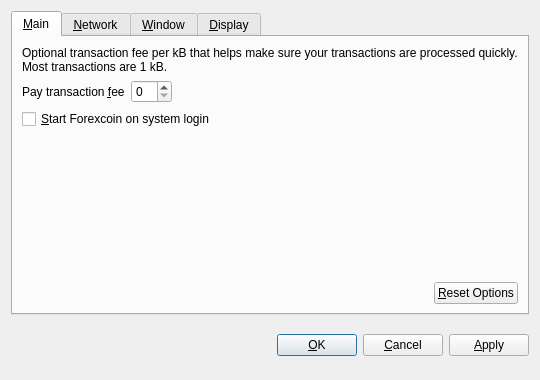
<?xml version="1.0" encoding="UTF-8"?>
<ui version="4.0">
 <class>OptionsDialog</class>
 <widget class="QDialog" name="OptionsDialog">
  <property name="geometry">
   <rect>
    <x>0</x>
    <y>0</y>
    <width>540</width>
    <height>380</height>
   </rect>
  </property>
  <property name="windowTitle">
   <string>Options</string>
  </property>
  <property name="modal">
   <bool>true</bool>
  </property>
  <layout class="QVBoxLayout" name="verticalLayout">
   <item>
    <widget class="QTabWidget" name="tabWidget">
     <property name="tabPosition">
      <enum>QTabWidget::North</enum>
     </property>
     <property name="currentIndex">
      <number>0</number>
     </property>
     <widget class="QWidget" name="tabMain">
      <attribute name="title">
       <string>&amp;Main</string>
      </attribute>
      <layout class="QVBoxLayout" name="verticalLayout_Main">
       <item>
        <widget class="QLabel" name="transactionFeeInfoLabel">
         <property name="text">
          <string>Optional transaction fee per kB that helps make sure your transactions are processed quickly. Most transactions are 1 kB.</string>
         </property>
         <property name="textFormat">
          <enum>Qt::PlainText</enum>
         </property>
         <property name="wordWrap">
          <bool>true</bool>
         </property>
        </widget>
       </item>
       <item>
        <layout class="QHBoxLayout" name="horizontalLayout_1_Main">
         <item>
          <widget class="QLabel" name="transactionFeeLabel">
           <property name="text">
            <string>Pay transaction &amp;fee</string>
           </property>
           <property name="textFormat">
            <enum>Qt::PlainText</enum>
           </property>
           <property name="buddy">
            <cstring>transactionFee</cstring>
           </property>
          </widget>
         </item>
         <item>
          <widget class="ForexcoinAmountField" name="transactionFee"/>
         </item>
         <item>
          <spacer name="horizontalSpacer_1_Main">
           <property name="orientation">
            <enum>Qt::Horizontal</enum>
           </property>
           <property name="sizeHint" stdset="0">
            <size>
             <width>40</width>
             <height>20</height>
            </size>
           </property>
          </spacer>
         </item>
        </layout>
       </item>
       <item>
        <widget class="QCheckBox" name="forexcoinAtStartup">
         <property name="toolTip">
          <string>Automatically start Forexcoin after logging in to the system.</string>
         </property>
         <property name="text">
          <string>&amp;Start Forexcoin on system login</string>
         </property>
        </widget>
       </item>
       <item>
        <spacer name="verticalSpacer_Main">
         <property name="orientation">
          <enum>Qt::Vertical</enum>
         </property>
         <property name="sizeHint" stdset="0">
          <size>
           <width>20</width>
           <height>40</height>
          </size>
         </property>
        </spacer>
       </item>
       <item>
        <layout class="QHBoxLayout" name="horizontalLayout_2_Main">
         <item>
          <spacer name="horizontalSpacer_2_Main">
           <property name="orientation">
            <enum>Qt::Horizontal</enum>
           </property>
           <property name="sizeHint" stdset="0">
            <size>
             <width>40</width>
             <height>20</height>
            </size>
           </property>
          </spacer>
         </item>
         <item>
          <widget class="QPushButton" name="resetButton">
           <property name="toolTip">
            <string>Reset all client options to default.</string>
           </property>
           <property name="text">
            <string>&amp;Reset Options</string>
           </property>
           <property name="autoDefault">
            <bool>false</bool>
           </property>
          </widget>
         </item>
        </layout>
       </item>
      </layout>
     </widget>
     <widget class="QWidget" name="tabNetwork">
      <attribute name="title">
       <string>&amp;Network</string>
      </attribute>
      <layout class="QVBoxLayout" name="verticalLayout_Network">
       <item>
        <widget class="QCheckBox" name="mapPortUpnp">
         <property name="toolTip">
          <string>Automatically open the Forexcoin client port on the router. This only works when your router supports UPnP and it is enabled.</string>
         </property>
         <property name="text">
          <string>Map port using &amp;UPnP</string>
         </property>
        </widget>
       </item>
       <item>
        <widget class="QCheckBox" name="connectSocks">
         <property name="toolTip">
          <string>Connect to the Forexcoin network through a SOCKS proxy (e.g. when connecting through Tor).</string>
         </property>
         <property name="text">
          <string>&amp;Connect through SOCKS proxy:</string>
         </property>
        </widget>
       </item>
       <item>
        <layout class="QHBoxLayout" name="horizontalLayout_Network">
         <item>
          <widget class="QLabel" name="proxyIpLabel">
           <property name="text">
            <string>Proxy &amp;IP:</string>
           </property>
           <property name="textFormat">
            <enum>Qt::PlainText</enum>
           </property>
           <property name="buddy">
            <cstring>proxyIp</cstring>
           </property>
          </widget>
         </item>
         <item>
          <widget class="QValidatedLineEdit" name="proxyIp">
           <property name="maximumSize">
            <size>
             <width>140</width>
             <height>16777215</height>
            </size>
           </property>
           <property name="toolTip">
            <string>IP address of the proxy (e.g. 127.0.0.1)</string>
           </property>
          </widget>
         </item>
         <item>
          <widget class="QLabel" name="proxyPortLabel">
           <property name="text">
            <string>&amp;Port:</string>
           </property>
           <property name="textFormat">
            <enum>Qt::PlainText</enum>
           </property>
           <property name="buddy">
            <cstring>proxyPort</cstring>
           </property>
          </widget>
         </item>
         <item>
          <widget class="QLineEdit" name="proxyPort">
           <property name="maximumSize">
            <size>
             <width>55</width>
             <height>16777215</height>
            </size>
           </property>
           <property name="toolTip">
            <string>Port of the proxy (e.g. 9050)</string>
           </property>
          </widget>
         </item>
         <item>
          <widget class="QLabel" name="socksVersionLabel">
           <property name="text">
            <string>SOCKS &amp;Version:</string>
           </property>
           <property name="textFormat">
            <enum>Qt::PlainText</enum>
           </property>
           <property name="buddy">
            <cstring>socksVersion</cstring>
           </property>
          </widget>
         </item>
         <item>
          <widget class="QValueComboBox" name="socksVersion">
           <property name="toolTip">
            <string>SOCKS version of the proxy (e.g. 5)</string>
           </property>
          </widget>
         </item>
         <item>
          <spacer name="horizontalSpacer_Network">
           <property name="orientation">
            <enum>Qt::Horizontal</enum>
           </property>
           <property name="sizeHint" stdset="0">
            <size>
             <width>40</width>
             <height>20</height>
            </size>
           </property>
          </spacer>
         </item>
        </layout>
       </item>
       <item>
        <spacer name="verticalSpacer_Network">
         <property name="orientation">
          <enum>Qt::Vertical</enum>
         </property>
         <property name="sizeHint" stdset="0">
          <size>
           <width>20</width>
           <height>40</height>
          </size>
         </property>
        </spacer>
       </item>
      </layout>
     </widget>
     <widget class="QWidget" name="tabWindow">
      <attribute name="title">
       <string>&amp;Window</string>
      </attribute>
      <layout class="QVBoxLayout" name="verticalLayout_Window">
       <item>
        <widget class="QCheckBox" name="minimizeToTray">
         <property name="toolTip">
          <string>Show only a tray icon after minimizing the window.</string>
         </property>
         <property name="text">
          <string>&amp;Minimize to the tray instead of the taskbar</string>
         </property>
        </widget>
       </item>
       <item>
        <widget class="QCheckBox" name="minimizeOnClose">
         <property name="toolTip">
          <string>Minimize instead of exit the application when the window is closed. When this option is enabled, the application will be closed only after selecting Quit in the menu.</string>
         </property>
         <property name="text">
          <string>M&amp;inimize on close</string>
         </property>
        </widget>
       </item>
       <item>
        <spacer name="verticalSpacer_Window">
         <property name="orientation">
          <enum>Qt::Vertical</enum>
         </property>
         <property name="sizeHint" stdset="0">
          <size>
           <width>20</width>
           <height>40</height>
          </size>
         </property>
        </spacer>
       </item>
      </layout>
     </widget>
     <widget class="QWidget" name="tabDisplay">
      <attribute name="title">
       <string>&amp;Display</string>
      </attribute>
      <layout class="QVBoxLayout" name="verticalLayout_Display">
       <item>
        <layout class="QHBoxLayout" name="horizontalLayout_1_Display">
         <item>
          <widget class="QLabel" name="langLabel">
           <property name="text">
            <string>User Interface &amp;language:</string>
           </property>
           <property name="textFormat">
            <enum>Qt::PlainText</enum>
           </property>
           <property name="buddy">
            <cstring>lang</cstring>
           </property>
          </widget>
         </item>
         <item>
          <widget class="QValueComboBox" name="lang">
           <property name="toolTip">
            <string>The user interface language can be set here. This setting will take effect after restarting Forexcoin.</string>
           </property>
          </widget>
         </item>
        </layout>
       </item>
       <item>
        <layout class="QHBoxLayout" name="horizontalLayout_2_Display">
         <item>
          <widget class="QLabel" name="unitLabel">
           <property name="text">
            <string>&amp;Unit to show amounts in:</string>
           </property>
           <property name="textFormat">
            <enum>Qt::PlainText</enum>
           </property>
           <property name="buddy">
            <cstring>unit</cstring>
           </property>
          </widget>
         </item>
         <item>
          <widget class="QValueComboBox" name="unit">
           <property name="toolTip">
            <string>Choose the default subdivision unit to show in the interface and when sending coins.</string>
           </property>
          </widget>
         </item>
        </layout>
       </item>
       <item>
        <widget class="QCheckBox" name="displayAddresses">
         <property name="toolTip">
          <string>Whether to show Forexcoin addresses in the transaction list or not.</string>
         </property>
         <property name="text">
          <string>&amp;Display addresses in transaction list</string>
         </property>
        </widget>
       </item>
       <item>
        <widget class="QCheckBox" name="coinControlFeatures">
         <property name="toolTip">
          <string>Whether to show coin control features or not.</string>
         </property>
         <property name="text">
          <string>Display coin &amp;control features (experts only!)</string>
         </property>
        </widget>
       </item>
       <item>
        <spacer name="verticalSpacer_Display">
         <property name="orientation">
          <enum>Qt::Vertical</enum>
         </property>
         <property name="sizeHint" stdset="0">
          <size>
           <width>20</width>
           <height>40</height>
          </size>
         </property>
        </spacer>
       </item>
      </layout>
     </widget>
    </widget>
   </item>
   <item>
    <layout class="QHBoxLayout" name="horizontalLayout_Buttons">
     <item>
      <spacer name="horizontalSpacer_1">
       <property name="orientation">
        <enum>Qt::Horizontal</enum>
       </property>
       <property name="sizeHint" stdset="0">
        <size>
         <width>40</width>
         <height>48</height>
        </size>
       </property>
      </spacer>
     </item>
     <item>
      <widget class="QLabel" name="statusLabel">
       <property name="font">
        <font>
         <weight>75</weight>
         <bold>true</bold>
        </font>
       </property>
       <property name="text">
        <string/>
       </property>
       <property name="textFormat">
        <enum>Qt::PlainText</enum>
       </property>
       <property name="wordWrap">
        <bool>true</bool>
       </property>
      </widget>
     </item>
     <item>
      <spacer name="horizontalSpacer_2">
       <property name="orientation">
        <enum>Qt::Horizontal</enum>
       </property>
       <property name="sizeHint" stdset="0">
        <size>
         <width>40</width>
         <height>48</height>
        </size>
       </property>
      </spacer>
     </item>
     <item>
      <widget class="QPushButton" name="okButton">
       <property name="text">
        <string>&amp;OK</string>
       </property>
      </widget>
     </item>
     <item>
      <widget class="QPushButton" name="cancelButton">
       <property name="text">
        <string>&amp;Cancel</string>
       </property>
       <property name="autoDefault">
        <bool>false</bool>
       </property>
      </widget>
     </item>
     <item>
      <widget class="QPushButton" name="applyButton">
       <property name="text">
        <string>&amp;Apply</string>
       </property>
       <property name="autoDefault">
        <bool>false</bool>
       </property>
      </widget>
     </item>
    </layout>
   </item>
  </layout>
 </widget>
 <customwidgets>
  <customwidget>
   <class>ForexcoinAmountField</class>
   <extends>QSpinBox</extends>
   <header>forexcoinamountfield.h</header>
  </customwidget>
  <customwidget>
   <class>QValueComboBox</class>
   <extends>QComboBox</extends>
   <header>qvaluecombobox.h</header>
  </customwidget>
  <customwidget>
   <class>QValidatedLineEdit</class>
   <extends>QLineEdit</extends>
   <header>qvalidatedlineedit.h</header>
  </customwidget>
 </customwidgets>
 <resources/>
 <connections/>
</ui>
